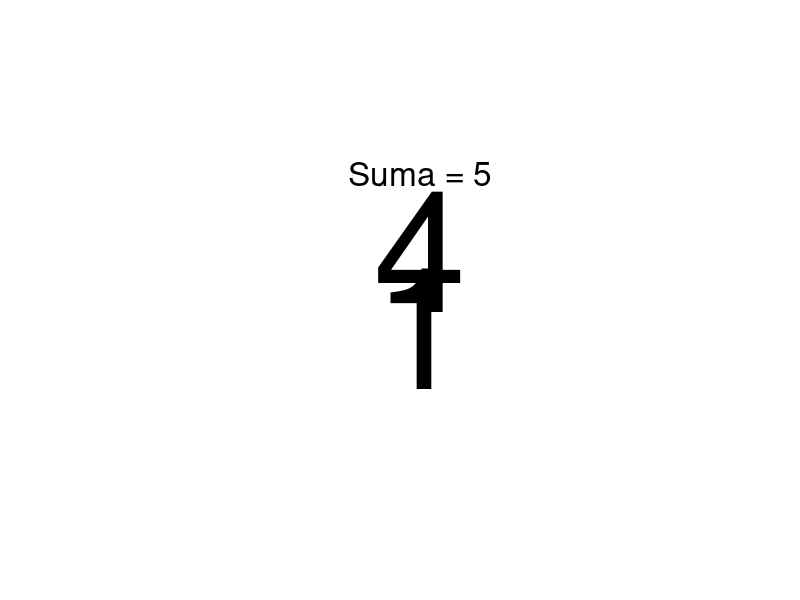
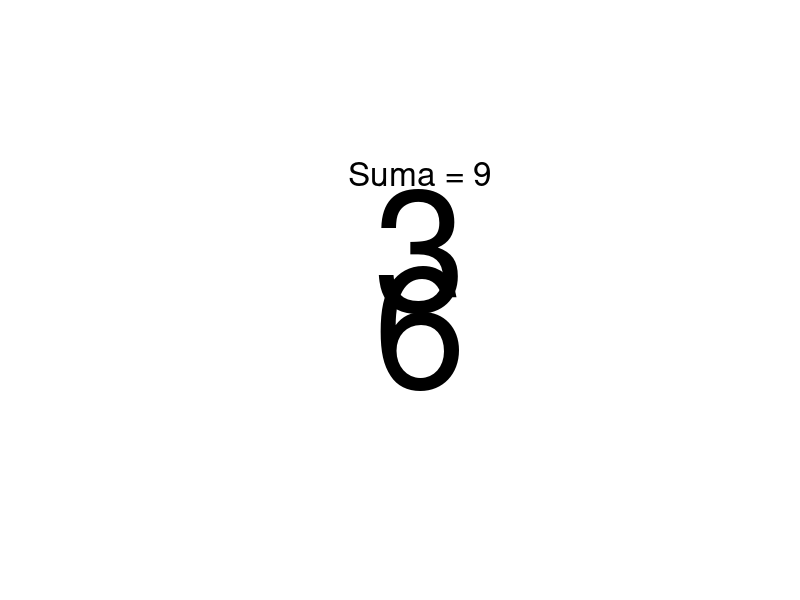
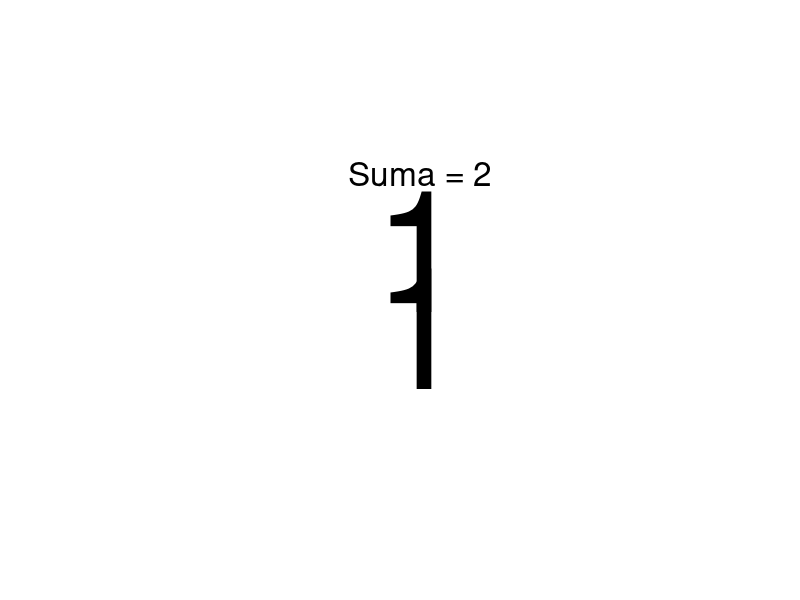
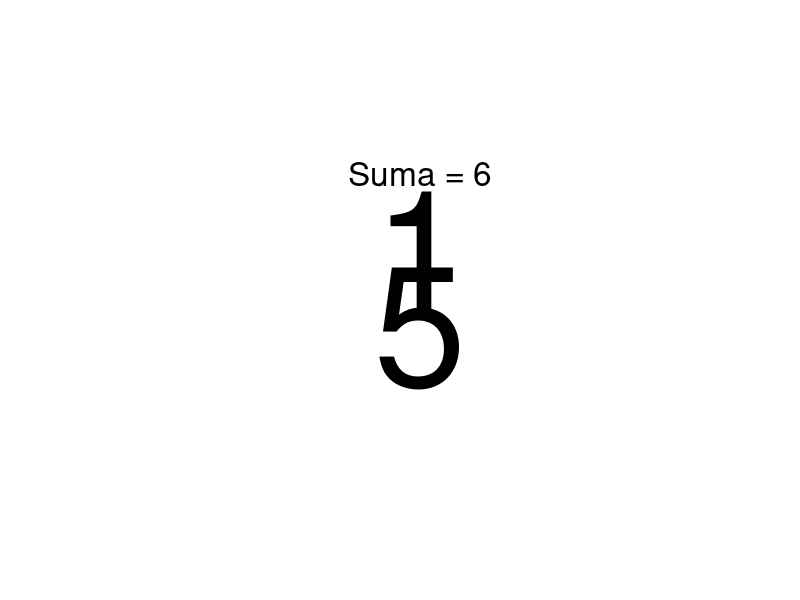
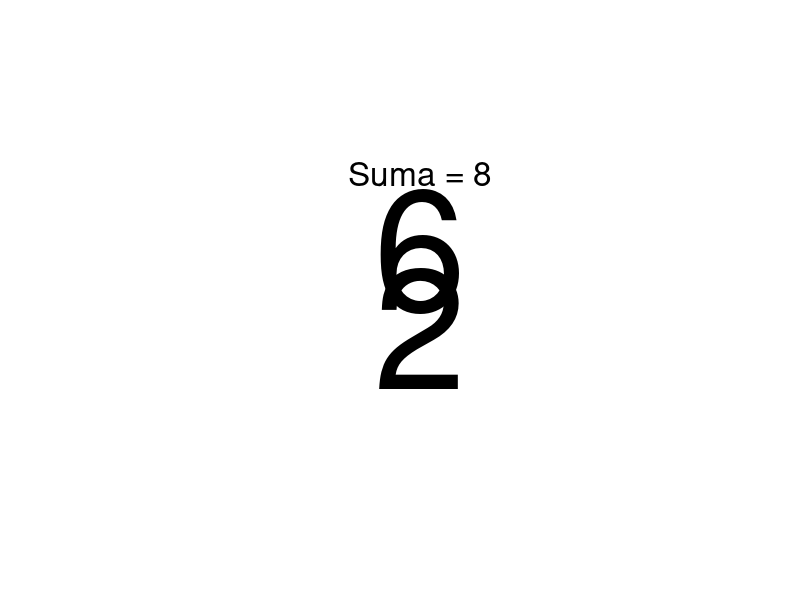
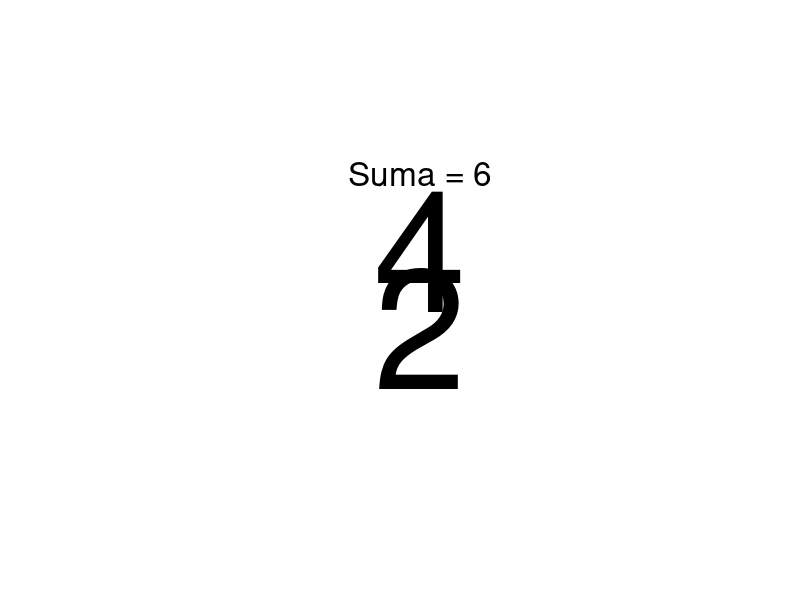
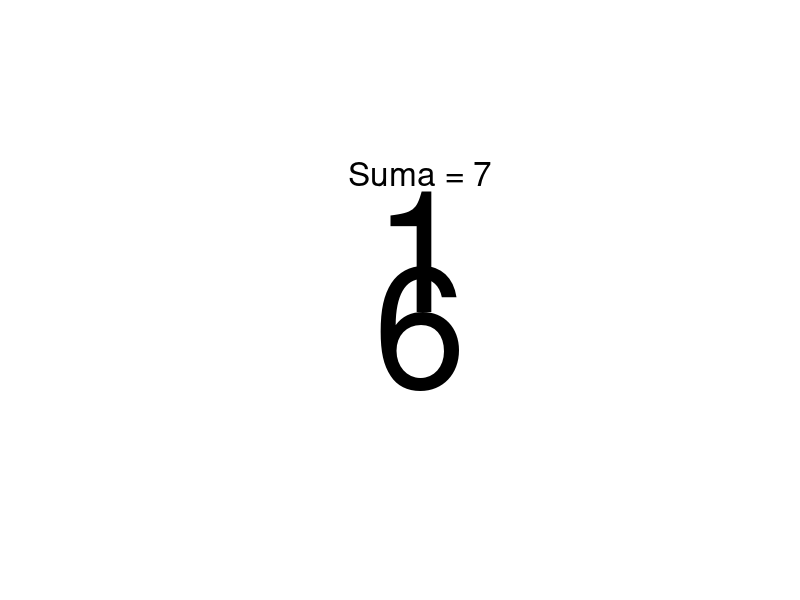
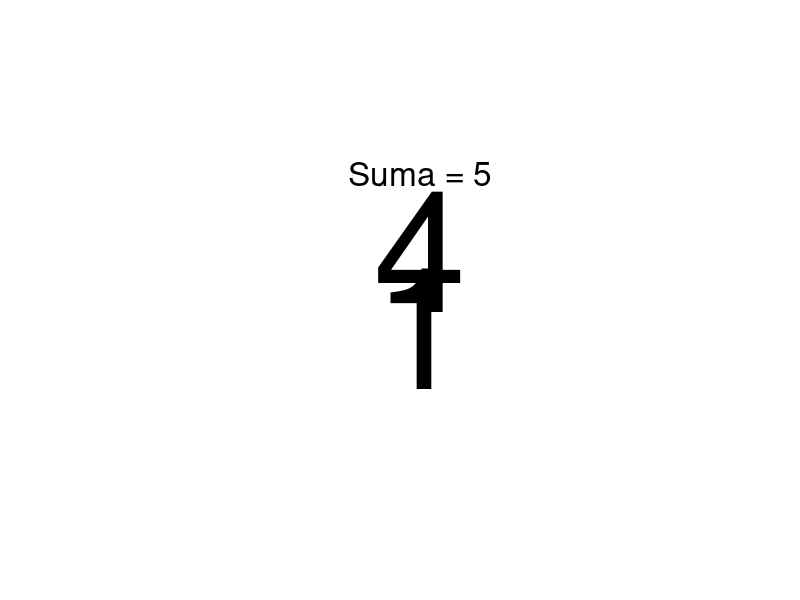

R code for these plots, in order:
pob = 1:6

res = c()
start.time <- Sys.time()

for (j in 1:100){
  
  dados = sample(pob, 2, replace = TRUE)   # lanza 2 dados
  suma = sum(dados)                        # suma de los dos dados
  
  res <- c(res, suma)
  
  plot(0,0,xlim=c(-50,50), ylim=c(-50,50), axes = FALSE, type='n', xlab = "", ylab = "")
  text(0,10, dados[1], cex=10)             # dado 1
  text(0,-10, dados[2], cex=10)            # dado 2
  text(0,30, paste("Suma =", suma), cex=2) # suma
  
  Sys.sleep(1)
}

end.time <- Sys.time()
time.taken <- end.time - start.time
print(time.taken)

hist(res, breaks=2:13, right = F)
